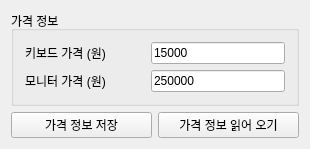
<?xml version="1.0" encoding="UTF-8"?>
<ui version="4.0">
 <class>Widget</class>
 <widget class="QWidget" name="Widget">
  <property name="geometry">
   <rect>
    <x>0</x>
    <y>0</y>
    <width>310</width>
    <height>133</height>
   </rect>
  </property>
  <property name="windowTitle">
   <string>Widget</string>
  </property>
  <layout class="QVBoxLayout" name="verticalLayout">
   <item>
    <layout class="QHBoxLayout" name="horizontalLayout">
     <item>
      <widget class="QGroupBox" name="groupBox">
       <property name="title">
        <string>가격 정보 </string>
       </property>
       <layout class="QVBoxLayout" name="verticalLayout_2">
        <item>
         <layout class="QHBoxLayout" name="horizontalLayout_3">
          <item>
           <widget class="QLabel" name="label">
            <property name="minimumSize">
             <size>
              <width>120</width>
              <height>0</height>
             </size>
            </property>
            <property name="text">
             <string>키보드 가격 (원)</string>
            </property>
           </widget>
          </item>
          <item>
           <widget class="QLineEdit" name="leKeyboard">
            <property name="text">
             <string>15000</string>
            </property>
           </widget>
          </item>
         </layout>
        </item>
        <item>
         <layout class="QHBoxLayout" name="horizontalLayout_4">
          <item>
           <widget class="QLabel" name="label_2">
            <property name="minimumSize">
             <size>
              <width>120</width>
              <height>0</height>
             </size>
            </property>
            <property name="text">
             <string>모니터 가격 (원)</string>
            </property>
           </widget>
          </item>
          <item>
           <widget class="QLineEdit" name="leMonitor">
            <property name="text">
             <string>250000</string>
            </property>
           </widget>
          </item>
         </layout>
        </item>
       </layout>
      </widget>
     </item>
    </layout>
   </item>
   <item>
    <layout class="QHBoxLayout" name="horizontalLayout_2">
     <item>
      <widget class="QPushButton" name="pbtSave">
       <property name="text">
        <string>가격 정보 저장</string>
       </property>
      </widget>
     </item>
     <item>
      <widget class="QPushButton" name="pbtFileRead">
       <property name="text">
        <string>가격 정보 읽어 오기</string>
       </property>
      </widget>
     </item>
    </layout>
   </item>
  </layout>
 </widget>
 <layoutdefault spacing="6" margin="11"/>
 <resources/>
 <connections/>
</ui>
